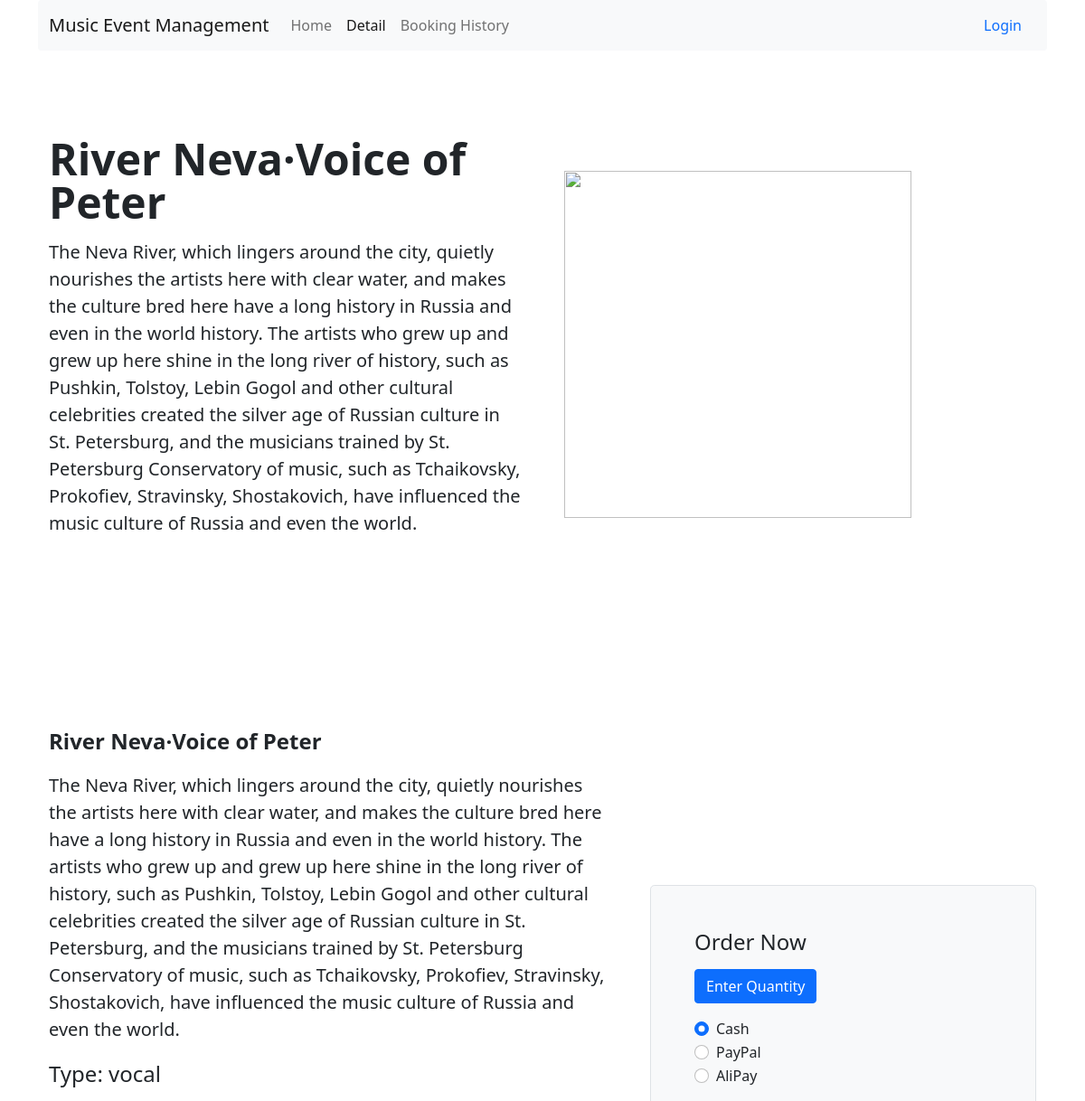
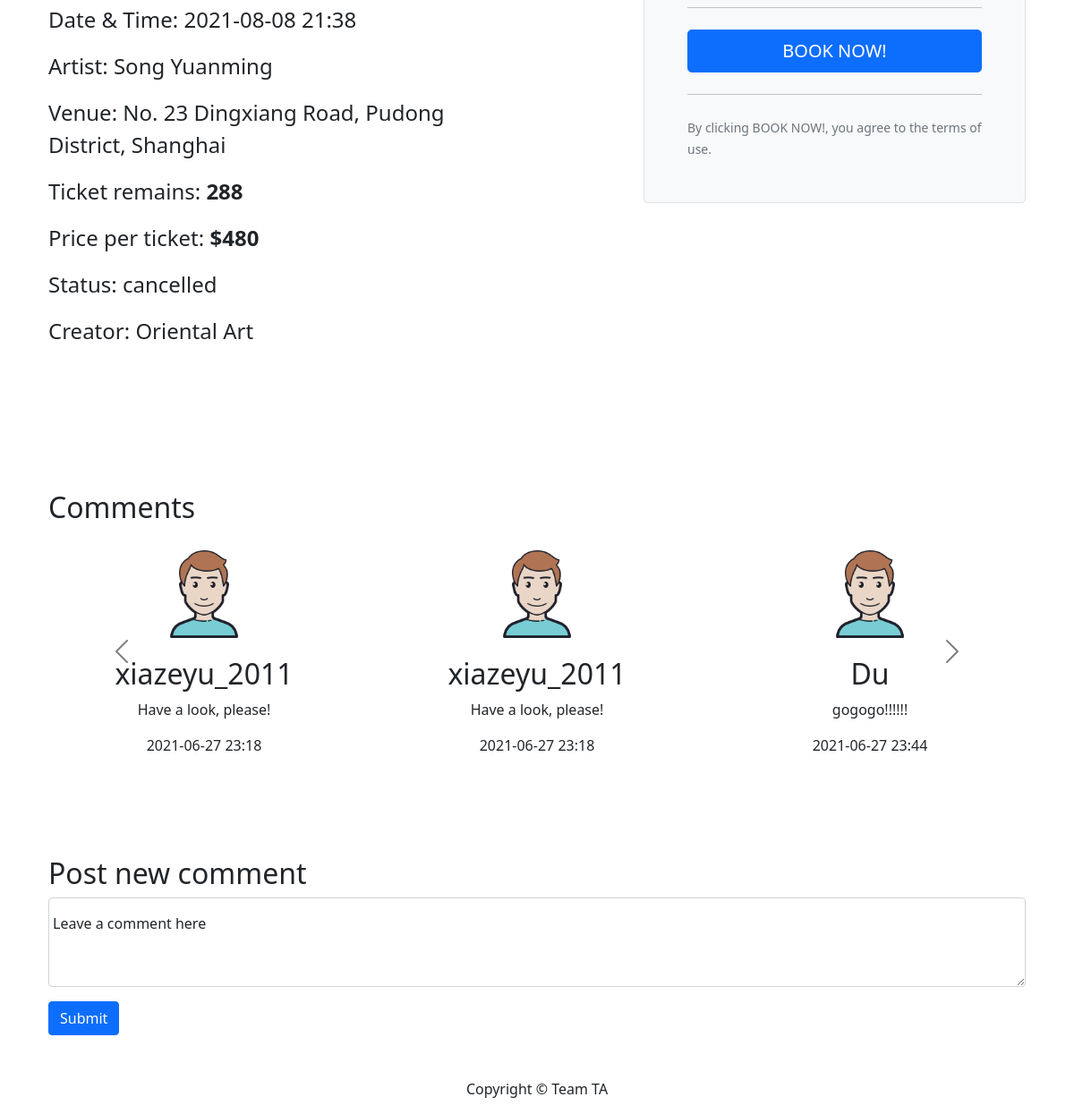
The page /content/details?event_id=16 on the database its author committed (2 pictures, top to bottom).
### app/models.py (models this page shows, shortened)
class Event(db.Model):
    __tablename__ = 'events'
    id = db.Column(db.Integer, primary_key=True)
    name = db.Column(db.String(128), index=True, nullable=False)
    type = db.Column(db.String(64), nullable=False)
    venue = db.Column(db.String(128), nullable=False)
    datetime = db.Column(db.DateTime, nullable=False)
    price = db.Column(db.Integer)
    artist = db.Column(db.String(128), nullable=False)
    description = db.Column(db.String(384), nullable=False)
    ticketcount = db.Column(db.Integer, nullable=False)
    status = db.Column(db.String(64), nullable=False)
    creator_id = db.Column(
        db.Integer, db.ForeignKey('users.id'), nullable=False)
    comments = db.relationship('Comment', backref='events')

class User(db.Model, UserMixin):
    __tablename__ = 'users'
    id = db.Column(db.Integer, primary_key=True)
    role = db.Column(db.String(32), index=False, nullable=False)
    username = db.Column(db.String(128), index=True,
                         unique=True, nullable=False)
    emailid = db.Column(db.String(128), index=False, nullable=False)
    phonenumber = db.Column(db.String(128), index=False, nullable=False)
    address = db.Column(db.String(128), nullable=True)
    password_hash = db.Column(db.String(128), nullable=False)
    comments = db.relationship('Comment', backref='user')
    bookings = db.relationship('Booking', backref='user')

class Comment(db.Model):
    __tablename__ = 'comments'
    id = db.Column(db.Integer, primary_key=True)
    text = db.Column(db.String(512))
    created_at = db.Column(db.DateTime)
    creator_id = db.Column(db.Integer, db.ForeignKey('users.id'))
    event_id = db.Column(db.Integer, db.ForeignKey('events.id'))

### app/content/__init__.py (the view)
@bp.route('/details')
def details():
    event_id = request.args.get('event_id')
    event = Event.query.filter_by(id=event_id).first()
    booked_tickets = db.session.query(
        func.sum(Booking.quantity).filter(Booking.event_id == event_id)).scalar() or 0
    remain_tickets = event.ticketcount - booked_tickets
    comments = Comment.query.filter_by(
        event_id=event_id).all()
    for u in comments:
        u.username = User.query.filter_by(id=u.creator_id).first().username
        u.dt = u.created_at.strftime("%Y-%m-%d %H:%M")
    step = 3
    comments_grouped = [(comments[i:i + step], i)
                        for i in range(0, len(comments), step)]
    return render_template(
        'content/details.html',
        comments=comments_grouped,
        event=event,
        event_id=event_id,
        dt=event.datetime.strftime("%Y-%m-%d %H:%M"),
        remain_tickets=remain_tickets,
        creator=User.query.filter_by(id=event.creator_id).first().username
    )

### app/templates/content/details.html (shortened to what this page needs)
{% extends "base.html" %}{% block header %}
<li class="nav-item">
  <a class="nav-link" href="{{ url_for('main.content.list_items') }}">Home</a>
</li>
<li class="nav-item">
  <a
    class="nav-link active"
    href="{{ url_for('main.content.details', event_id=event_id) }}"
    >Detail</a
  >
</li>
<li class="nav-item">
  <a class="nav-link" href="{{ url_for('main.order.booking_history') }}"
    >Booking History</a
  >
</li>
{% endblock %} {% block content %}
<div class="container col-xxl-8 px-4 py-5">
  <div class="row flex-lg-row-reverse align-items-center g-5 py-5">
    <div class="col-10 col-sm-8 col-lg-6">
      <img
        class="rounded-lg-3"
        height="384"
        width="384"
        class="img-fluid"
        src="{{ url_for('static', filename=event.id) }}"
        class="d-block mx-lg-auto img-fluid"
        loading="lazy"
      />
    </div>
    <div class="col-lg-6">
      <h1 class="display-5 fw-bold lh-1 mb-3">{{ event.name }}</h1>
      <p class="lead">{{ event.description }}</p>
    </div>
  </div>
</div>
<div class="container col-xxl-8 px-4 py-5">
  <div class="row align-items-center g-lg-5 py-5">
    <div class="col-lg-7 text-center text-lg-start">
      <p class="col-lg-10 fs-4 fw-bold">{{ event.name }}</p>
      <p class="lead">{{ event.description }}</p>
      <p class="col-lg-10 fs-4">Type: {{ event.type }}</p>
      <p class="col-lg-10 fs-4">Date & Time: {{ dt }}</p>
      <p class="col-lg-10 fs-4">Artist: {{ event.artist }}</p>
      <p class="col-lg-10 fs-4">Venue: {{ event.venue }}</p>
      <p class="col-lg-10 fs-4">
        Ticket remains: <strong>{{ remain_tickets }}</strong>
      </p>
      <p class="col-lg-10 fs-4">
        Price per ticket: <strong>${{ event.price }}</strong>
      </p>
      <p class="col-lg-10 fs-4">Status: {{ event.status }}</p>
      <p class="col-lg-10 fs-4">Creator: {{ creator }}</p>
    </div>
    <div class="col-md-10 mx-auto col-lg-5">
      <form
        class="p-4 p-md-5 border rounded-3 bg-light"
        action="{{ url_for('main.order.book', event_id=event_id) }}"
        method="POST"
      >
        <h4 class="mb-3">Order Now</h4>
        <div class="mb-3">
          <button
            type="button"
            class="btn btn-primary"
            data-bs-toggle="modal"
            data-bs-target="#quantityModal"
          >
            Enter Quantity
          </button>
        </div>
        <div class="my-3">
          <div class="form-check">
            <input
              id="cash"
              name="payment"
              value="cash"
              type="radio"
              class="form-check-input"
              checked
              required
            />
            <label class="form-check-label" for="cash">Cash</label>
          </div>
          <div class="form-check">
            <input
              id="paypal"
              name="payment"
              value="paypal"
              type="radio"
              class="form-check-input"
              required
            />
            <label class="form-check-label" for="paypal">PayPal</label>
          </div>
          <div class="form-check">
            <input
              id="alipay"
              name="payment"
              value="alipay"
              type="radio"
              class="form-check-input"
              required
            />
            <label class="form-check-label" for="alipay">AliPay</label>
          </div>
        </div>
        <hr class="my-4" />
        <button class="w-100 btn btn-lg btn-primary" type="submit">
          BOOK NOW!
        </button>
        <hr class="my-4" />
        <small class="text-muted"
          >By clicking BOOK NOW!, you agree to the terms of use.</small
        >
      </form>
    </div>
  </div>
</div>
<div class="container col-xxl-8 px-4 py-5">
  <h2>Comments</h2>
  {% if comments | length > 0 %}
  <div
    id="comments"
    class="carousel carousel-dark slide"
    data-bs-ride="carousel"
  >
    <div class="carousel-inner text-center">
      {% for group in comments %}
      <div class="carousel-item {% if group[1] == 0 %} active {% endif %}">
        <div class="row">
          {% for item in group[0] %}
          <div class="col-lg-4">
            <img
              class="rounded-circle"
              width="140"
              height="140"
              src="{{ url_for('static', filename='ava.png') }}"
            />
            <h2>{{ item.username }}</h2>
            <p>{{ item.text }}</p>
            <p>{{ item.dt }}</p>
          </div>
          {% endfor %}
        </div>
      </div>
      {% endfor %}
    </div>
    <button
      class="carousel-control-prev"
      type="button"
      data-bs-target="#comments"
      data-bs-slide="prev"
    >
      <span class="carousel-control-prev-icon" aria-hidden="true"></span>
    </button>
    <button
      class="carousel-control-next"
      type="button"
      data-bs-target="#comments"
      data-bs-slide="next"
    >
      <span class="carousel-control-next-icon" aria-hidden="true"></span>
    </button>
  </div>
  {% else %}
  <p>No comment yet.</p>
  {% endif %}
</div>
<div class="container col-xxl-8 px-4 py-5">
  <h2>Post new comment</h2>
  <form
    class="row g-3"
    action="{{ url_for('main.content.new_comment', event_id=event_id) }}"
    method="POST"
  >
    <div class="form-floating col-12">
      <textarea
        class="form-control"
        placeholder="Leave a comment here"
        id="comment"
        name="comment_text"
        style="height: 100px"
      ></textarea>
      <label for="comment">Leave a comment here</label>
    </div>
    <div class="col-12">
      <button type="submit" class="btn btn-primary">Submit</button>
    </div>
  </form>
</div>
{% endblock %}

### rows shown on the page
Event: name "River Neva·Voice of Peter", description "The Neva River, which lingers around the city, quietly nourishes the artists here with clear water, and makes the culture bred here have a long history in Russia and even in the world history. The artists who grew up and grew up here shine in the long river of history, such as Pushkin, Tolstoy, Lebin Gogol and other cultural celebrities created the silver age of Russian culture in St. Petersburg, and the musicians trained by St. Petersburg Conservatory of music, such as Tchaikovsky, Prokofiev, Stravinsky, Shostakovich, have influenced the music culture of Russia and even the world.", type "vocal", artist "Song Yuanming", venue "No. 23 Dingxiang Road, Pudong District, Shanghai", price "480", status "cancelled"
User: username "Oriental Art"
Comment: username "xiazeyu_2011", text "Have a look, please!", dt "2021-06-27 23:18"
Comment: username "xiazeyu_2011", text "Have a look, please!", dt "2021-06-27 23:18"
Comment: username "Du", text "gogogo!!!!!!", dt "2021-06-27 23:44"

### other values the page prints
{{ dt }} "2021-08-08 21:38"
{{ remain_tickets }} "288"
